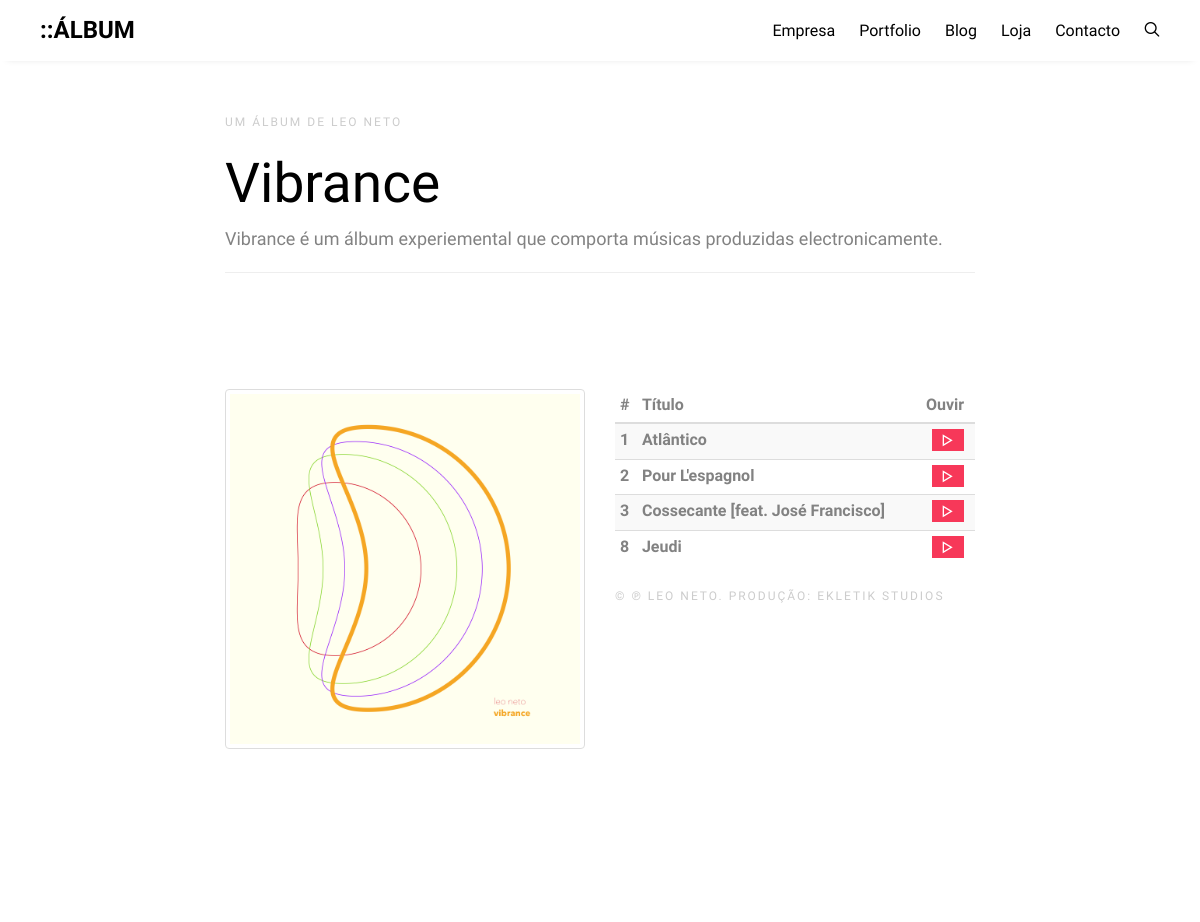
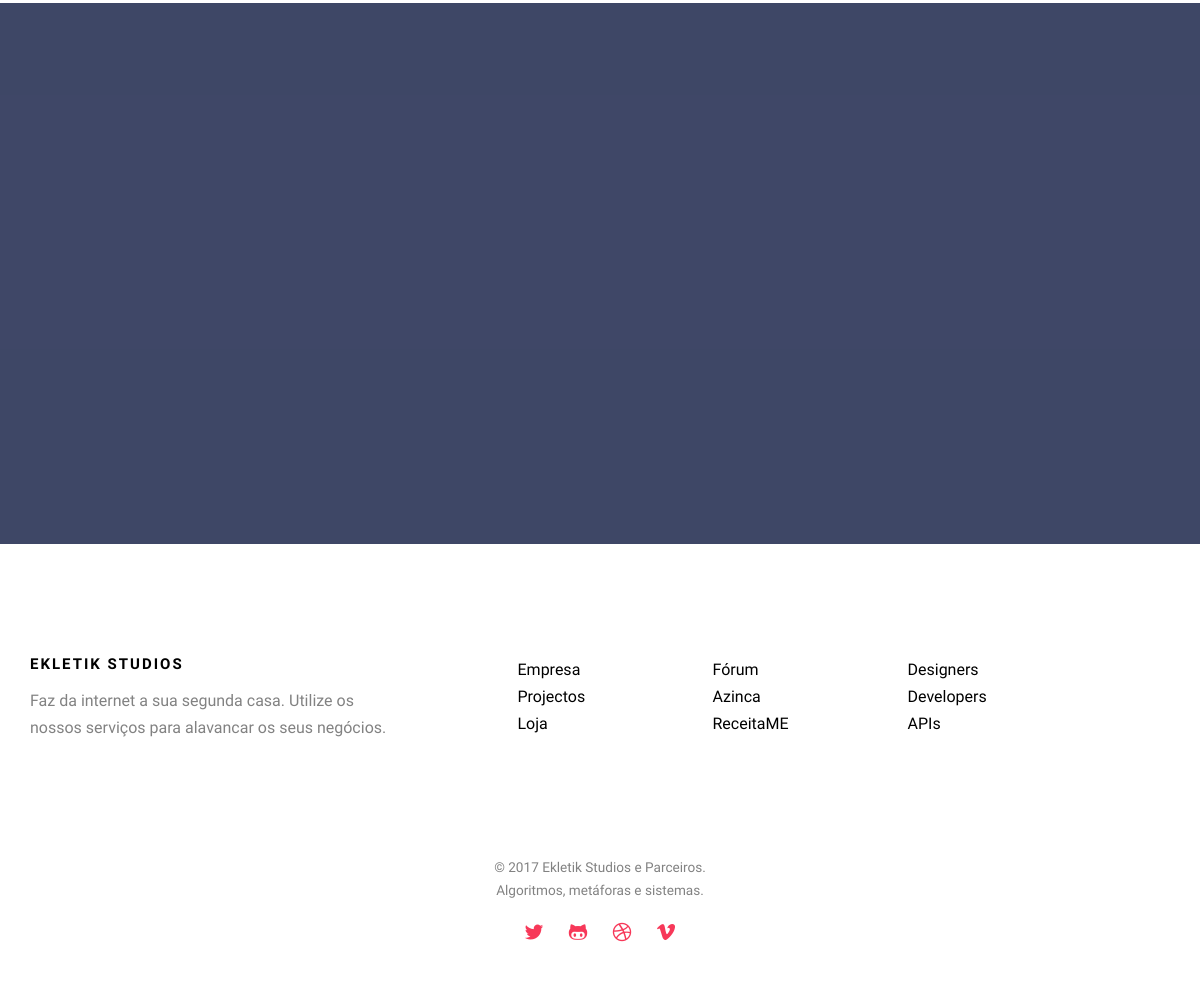
The app's page /loja/Vibrance with its own data (2 pictures, top to bottom).
### Loja/models.py (models this page shows, shortened)
class Album(models.Model):
    tipo = 'Álbum'
    safeTipo = 'album'
    titulo = models.CharField(max_length=100)
    artista = models.CharField(max_length=50)
    gravadora = models.CharField(max_length=50)
    capa = models.ImageField(upload_to='Loja/Albums', max_length=100, default=0)
    editorial = models.CharField(max_length=500, blank=True)
    ficheiro = models.FileField(upload_to='Vendas', max_length=100, default=0, verbose_name='Ficheiro a baixar')
    preco = models.FloatField(default=0, verbose_name='Preço em dólares')
    download = models.BooleanField(default=True, verbose_name='Pra baixar')
    status = models.CharField(choices=STATUS_CHOICES, max_length=1, default='d')

class Faixa(models.Model):
    numero = models.IntegerField(default=0)
    titulo = models.CharField(max_length=100)
    preco = models.FloatField(default=0, verbose_name='Preço')
    ficheiro = models.FileField(upload_to='Music', max_length=100, blank=True)
    album = models.ForeignKey(Album, default=1)
    def __str__(self):
        return self.titulo

### Loja/views.py (the view)
# urls.py: url(r'^loja/(?P<album>\D+)', L.LojaAlbum, name='album'),
def LojaAlbum(request, album):
    origem = request.get_full_path()
    try:
        item = Album.objects.get(titulo=album)
        faixas = Faixa.objects.filter(album=item)
        tipo = 'album'
        autor = item.artista
        empresa = item.gravadora
    except Album.DoesNotExist:
        erro = 'Álbum não encontrado'
        raise Http404('Erro: {}. Origem {}'.format(erro, origem),{
            'erro': erro,
            'origem': origem,
        })
    return render(request, 'Loja/album.html', {
        'item': item,
        'capa': item.capa.url,
        'autor': autor,
        'tamanho': item.ficheiro.size,
        'empresa': empresa,
        'titulo': item.titulo,
        'faixas': faixas.order_by('numero'),
        'pagina': 'Álbum',
        'main': 'loja',
    })

### templates/Loja/album.html (shortened to what this page needs)
{% extends 'base_loja.html' %}
{% load static from staticfiles %}
{% block theme-css %}
<link rel="stylesheet" href="{% static "css/geral.css" %}">
{% endblock theme-css %}
{% block body %}
<div id="ek-blog" class="ek-bg-section">
  <div class="container">
    <div class="row animate-box row-pb-md" data-animate-effect="fadeInUp">
      <div class="col-md-8 col-md-offset-2 text-left ek-heading">
            <span class="">Um {{ item.tipo }} de {{ autor }}</span>
            <h2 class="">{{ item.titulo }}</h2>
            <p class="">{{ item.editorial }}</p>
            <hr>
      </div>
    </div>
             <div class="row animate-box row-pb-md" id="Album">
                <div class="col-md-4 col-md-offset-2">
	            <img class="img-thumbnail" src="{{ capa }}" alt="Imagem de {{ titulo }}">
                </div>
                <div class="col-md-4">
                <table class="table table-striped table-condensed">
                    <thead>
                        <tr>
                            <th>#</th>
                            <th>Título</th>
                            <th>Ouvir</th>
                        </tr>
                    </thead>
                    <tbody>
                        {% for faixa in faixas %}
                        <tr class="">
                            <th scope="row">{{ faixa.numero }}</th>
                            <th>{{faixa}}</th>
                            <th class="text-center">
                                {% if faixa.ficheiro %}
                                <button id="{{ faixa.numero }}" class="icon-play btn-primary" type="button" onclick="togglePlay(this.id)">
                                </button>
                                {% else %}
                                <button id="NoSong" class="btn-primary">
                                </button>
                                {% endif %}
                            </th>
                        </tr>
                        {% endfor %}
                    </tbody>
                </table>
                <p class="ek-heading">
                <span>&copy; &copysr; {{ autor }}. Produção: {{ empresa }}</span>
                </p>
                </div>
            </div>
  </div>
</div>
{% endblock body %}

### ek_static/css/icomoon.css (style rules this page uses)
[class^="icon-"], [class*=" icon-"] { font-family: 'icomoon' !important; speak: none; font-style: normal; font-weight: normal; font-variant: normal; text-transform: none; line-height: 1; -webkit-font-smoothing: antialiased; -moz-osx-font-smoothing: grayscale; }
.icon-play:before { content: "\e052"; }

### ek_static/css/geral.css (style rules this page uses)
body { font-family: "Open Sans", Arial, sans-serif; font-weight: 400; font-size: 16px; line-height: 1.7; color: #828282; background: #fff; }
p { margin-bottom: 20px; }
h1, h2, h3, h4, h5, h6, figure { color: #000; font-family: "Open Sans", Arial, sans-serif; font-weight: 400; margin: 0 0 20px 0; }
.ek-bg-section { background: #F0F5F9; }
#ek-services, #ek-started, #ek-testimonial, #ek-blog, #ek-project, #ek-about, #ek-team, #ek-contact, #ek-footer { padding: 7em 0; clear: both; }
#ek-blog { background: #fff; }
.ek-heading { margin-bottom: 2em; }
.ek-heading h2 { font-size: 55px; margin-bottom: 0px; line-height: 1.5; font-weight: 300; color: #000; }
.ek-heading p { font-size: 18px; line-height: 1.5; color: #828282; }
.ek-heading span { display: block; margin-bottom: 10px; text-transform: uppercase; font-size: 12px; letter-spacing: 2px; color: #cccccc; }
.btn-primary { background: #F73859; color: #fff; border: 2px solid #F73859; }
.row-pb-md { padding-bottom: 4em !important; }
.js .animate-box { opacity: 0; }

### records on screen
Album: tipo "ÁLBUM", artista "LEO NETO", titulo "Vibrance", editorial "Vibrance é um álbum experiemental que comporta músicas produzidas electronicamente.", titulo (picture), gravadora "EKLETIK STUDIOS"
Faixa: numero "1", titulo "Atlântico"
Faixa: numero "2", titulo "Pour L'espagnol"
Faixa: numero "3", titulo "Cossecante [feat. José Francisco]"
Faixa: numero "8", titulo "Jeudi"

### other values on screen
{{ pagina }} "ÁLBUM"
